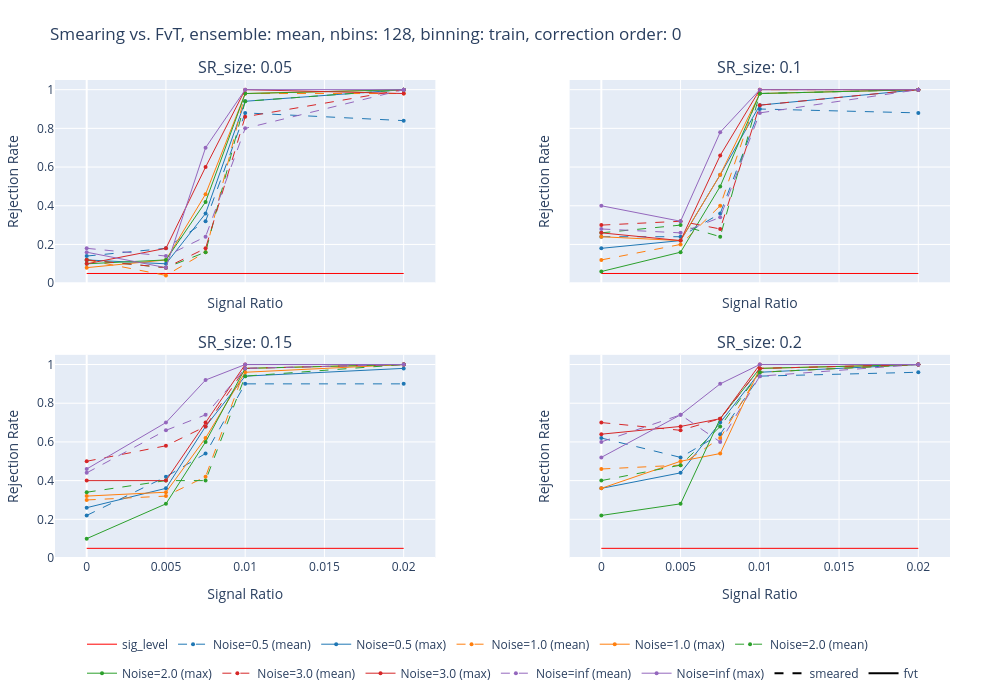
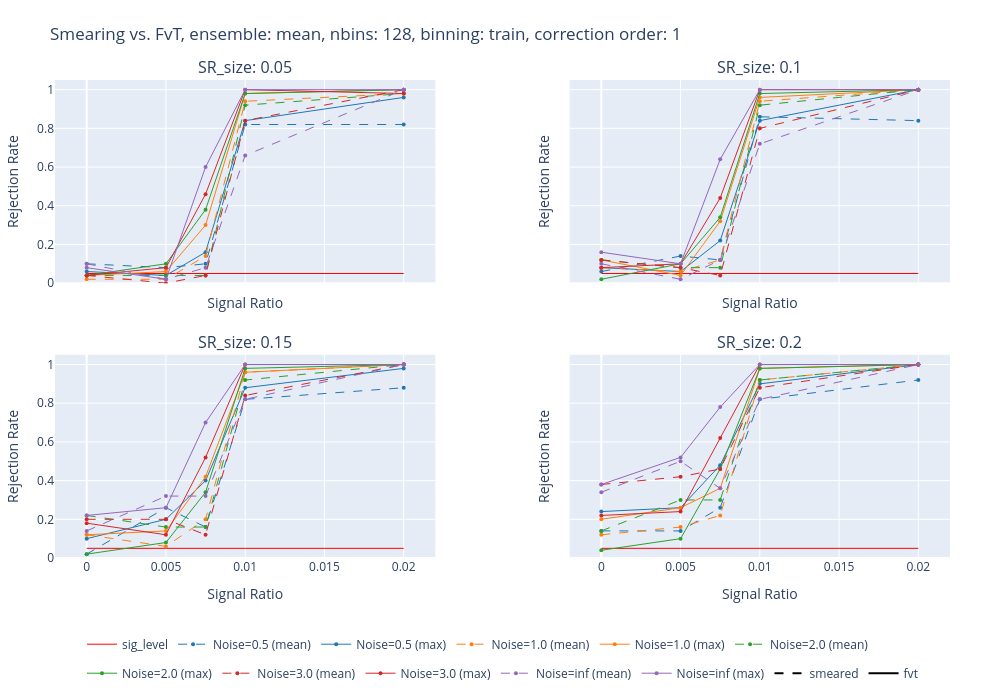
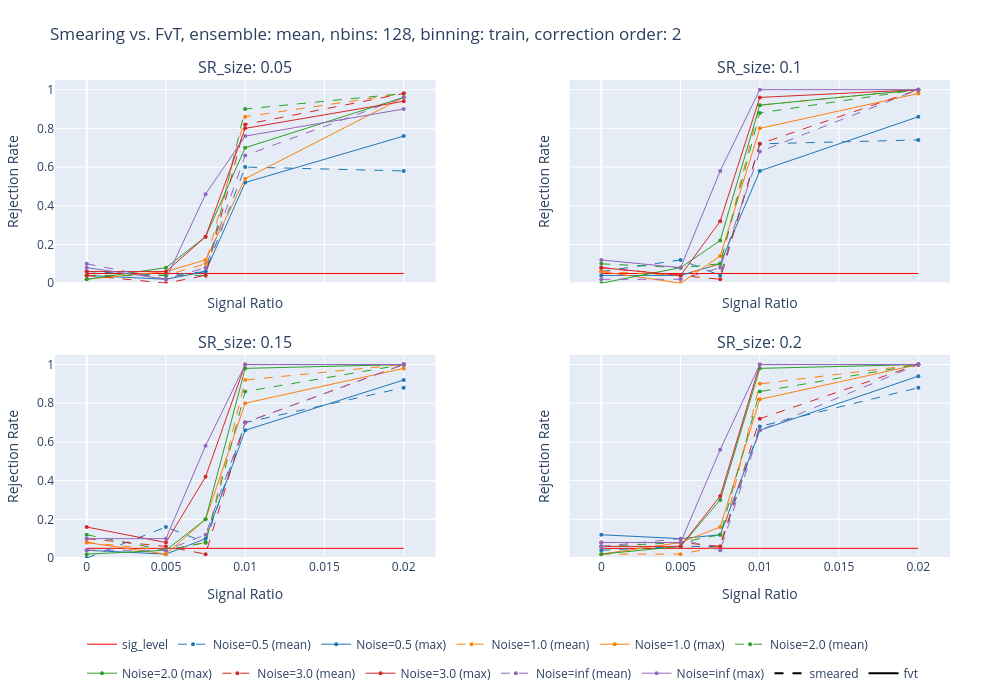

Write notebook code for charts like these, in order.
### Code cell
import numpy as np
import plotly.graph_objects as go
from plotly.subplots import make_subplots

# Define parameters
noise_scales = [0.5, 1.0, 2.0, 3.0, np.inf]
bin_stats = "smeared"
colors = ['#1f77b4', '#ff7f0e', '#2ca02c', '#d62728', '#9467bd']  # Plotly default colors
line_styles = ["dash", "solid"]  # Plotly line styles

# For each nbins and binning_mode combination
nbins = 128
binning_mode = "train"

for correction_order, label in [
    ("rejected_o0", "order: 0"), 
    ("rejected_o1", "order: 1"), 
    ("rejected_o2", "order: 2")
]:
    # Create a 2x2 subplot figure with updated spacing
    fig = make_subplots(
        rows=2, cols=2,
        subplot_titles=[f"SR_size: {SR_size}" for SR_size in [0.05, 0.1, 0.15, 0.2]],
        shared_xaxes=True,
        shared_yaxes=True,
        vertical_spacing=0.15,
        horizontal_spacing=0.15
    )
    
    # Add a main title with tight layout
    fig.update_layout(
        title=f"Smearing vs. FvT, ensemble: {bin_ensemble_mode}, nbins: {nbins}, binning: {binning_mode}, correction {label}",
        height=700,
        width=1000,
        margin=dict(l=50, r=50, t=80, b=120, pad=0),
        legend=dict(
            orientation="h",
            yanchor="top",
            y=-0.15,
            xanchor="center",
            x=0.5
        )
    )
    
    # Plot for each SR_size
    for i, SR_size in enumerate([0.05, 0.1, 0.15, 0.2]):
        row = i // 2 + 1
        col = i % 2 + 1
        
        # Add a horizontal line for significance level
        sig_level_trace = go.Scatter(
            x=[0, 0.02],
            y=[sig_level, sig_level],
            mode='lines',
            line=dict(color='red', dash='solid', width=1),
            name='sig_level',
            legendgroup='sig_level',
            showlegend=(i==0)
        )
        fig.add_trace(sig_level_trace, row=row, col=col)
        
        # Add traces for each noise scale and ensemble mode
        for j, noise_scale in enumerate(noise_scales):
            # Filter data for current parameters
            pull_df_filtered = pull_df_summary[
                (pull_df_summary["SR_size"] == SR_size) &
                (pull_df_summary["nbins"] == nbins) &
                (pull_df_summary["binning_mode"] == binning_mode) &
                (pull_df_summary["noise_scale"] == noise_scale) &
                # (pull_df_summary["bin_ensemble_mode"] == bin_ensemble_mode) &
                # (pull_df_summary["SR_ensemble_mode"] == SR_ensemble_mode) &
                (pull_df_summary["bin_stats"] == bin_stats)
            ]
            
            if not pull_df_filtered.empty:
                mean_df = pull_df_filtered[(pull_df_filtered["bin_ensemble_mode"] == "mean")
                                           & (pull_df_filtered["SR_ensemble_mode"] == "mean")]
                if not mean_df.empty:
                    mean_trace = go.Scatter(
                        x=mean_df["signal_ratio"],
                        y=mean_df[correction_order],
                        mode='lines+markers',
                        line=dict(color=colors[j], dash='dash', width=1),
                        marker=dict(size=4),
                        name=f"Noise={noise_scale} (mean)",
                        legendgroup=f"noise_{noise_scale}_mean",
                        showlegend=(i==0)
                    )
                    fig.add_trace(mean_trace, row=row, col=col)
                
                max_df = pull_df_filtered[(pull_df_filtered["bin_ensemble_mode"] == "max")
                                           & (pull_df_filtered["SR_ensemble_mode"] == "max")]
                if not max_df.empty:
                    max_trace = go.Scatter(
                        x=max_df["signal_ratio"],
                        y=max_df[correction_order],
                        mode='lines+markers',
                        line=dict(color=colors[j], dash='solid', width=1),
                        marker=dict(size=4),
                        name=f"Noise={noise_scale} (max)",
                        legendgroup=f"noise_{noise_scale}_max",
                        showlegend=(i==0)
                    )
                    fig.add_trace(max_trace, row=row, col=col)
    
    # Update axes labels
    fig.update_xaxes(title_text="Signal Ratio", range=[-0.002, 0.022])
    fig.update_yaxes(title_text="Rejection Rate", range=[0, 1.05])
    
    # Create custom legend traces for the ensemble modes (dash patterns)
    style_smeared_trace = go.Scatter(
        x=[None], y=[None],
        mode='lines',
        line=dict(color='black', dash='dash'),
        name='smeared',
        legendgroup='style_smeared',
        showlegend=True
    )
    fig.add_trace(style_smeared_trace)
    
    style_fvt_trace = go.Scatter(
        x=[None], y=[None],
        mode='lines',
        line=dict(color='black', dash='solid'),
        name='fvt',
        legendgroup='style_fvt',
        showlegend=True
    )
    fig.add_trace(style_fvt_trace)
    
    # Display the figure
    fig.show()
